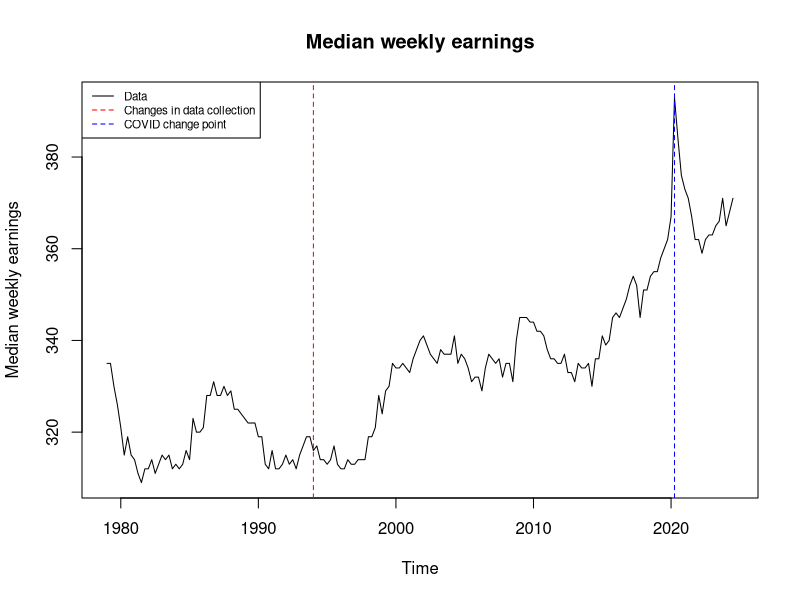
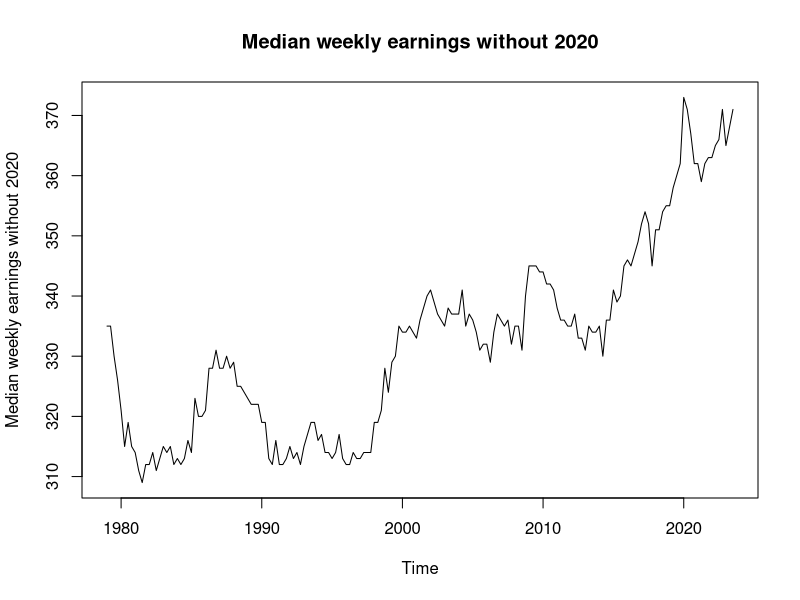
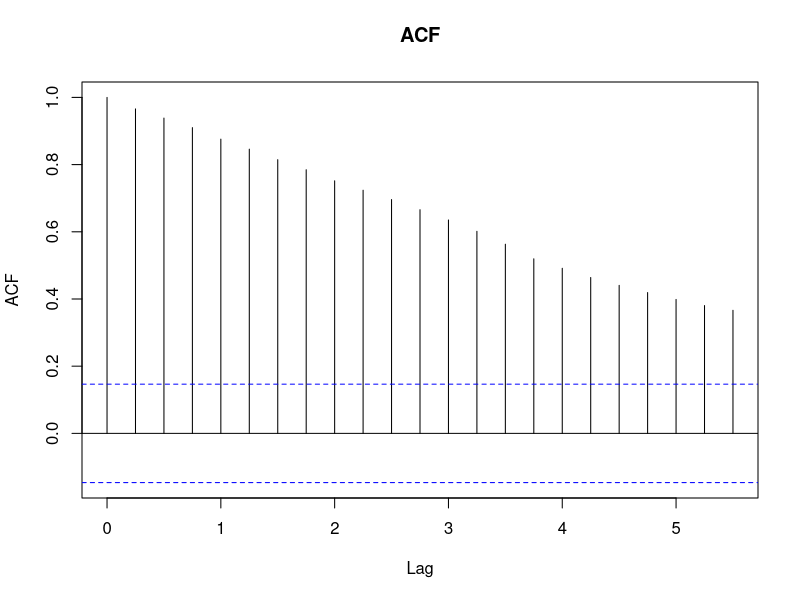
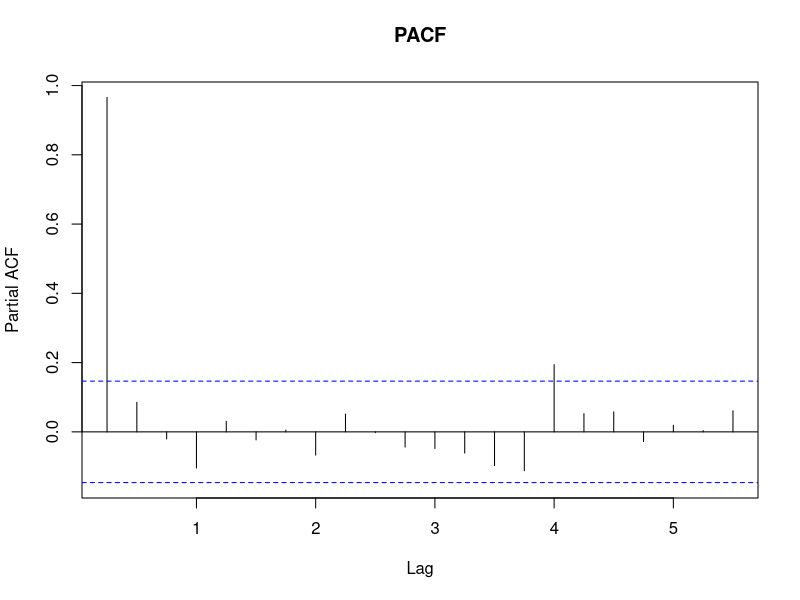
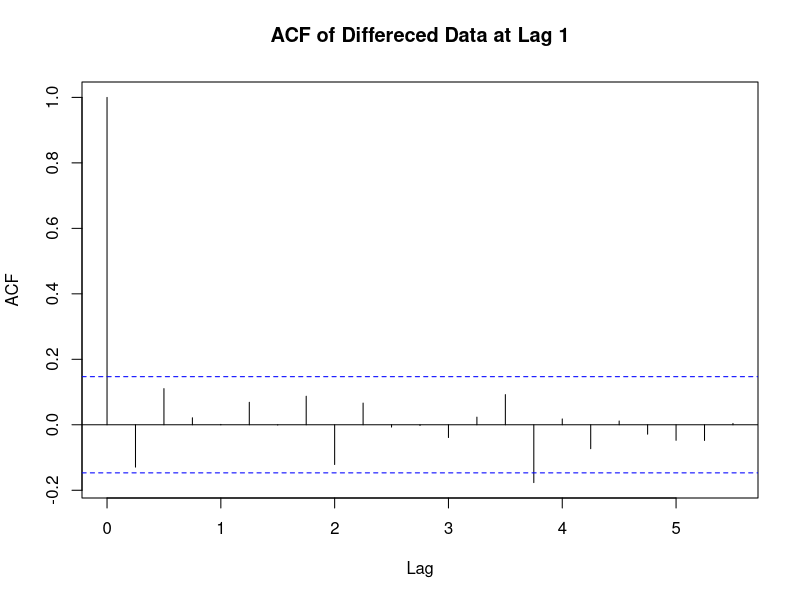
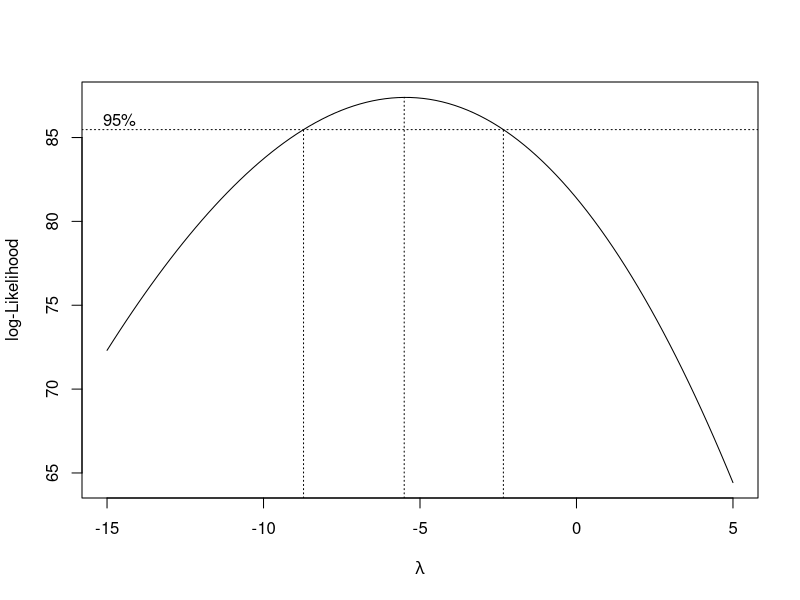
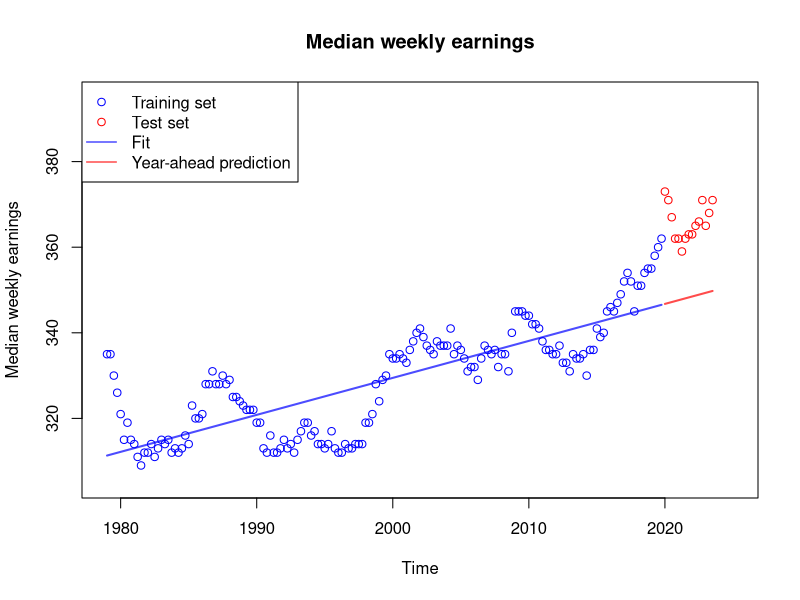
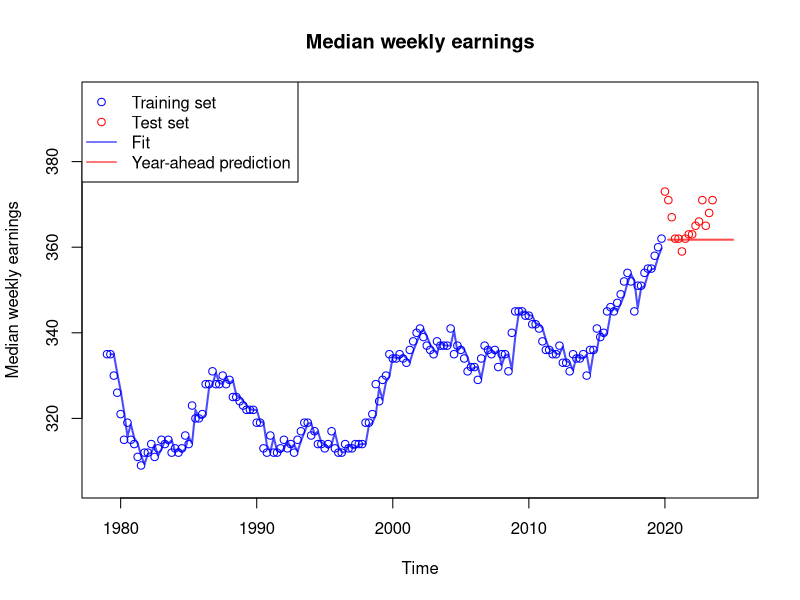

Write the R code that produced these figures, in order.
## ---- chunk 1
knitr::opts_chunk$set(echo = TRUE)
library(glmnet)
## ---- chunk 2
original_data <- ts(read.csv("LES1252881600Q.csv")["LES1252881600Q"], start = 1979, frequency = 4)
## ---- chunk 3
plot(original_data, xlab = "Time", ylab = "Median weekly earnings", main = "Median weekly earnings")

abline(v = 1994, col = "red", lty = "dashed")
abline(v = 2020 + 3/12, col = "blue", lty = "dashed")
legend("topleft", legend=c("Data", "Changes in data collection", "COVID change point"), 
       col=c("black", "red", "blue"), lty=c(1, 2, 2), cex=0.7)
## ---- chunk 4
time_index <- time(original_data)
data_without_2020 <- original_data[time_index < 2020 | time_index >= 2021]
# Create a new time series without 2020 and shifted up
no_2020_data <- ts(data_without_2020, start = 1979, frequency = 4)
data = no_2020_data
## ---- chunk 5
plot(data, xlab = "Time", ylab = "Median weekly earnings without 2020", main = "Median weekly earnings without 2020")
## ---- chunk 6
library(stats)
groups <- as.factor(c(rep(c(1:14), each = length(data) / 14), rep(15, 11)))
fligner.test(as.numeric(data), groups) 
## ---- chunk 7
acf(data, main = "ACF")
## ---- chunk 8
pacf(data, main = "PACF")
## ---- chunk 9
acf(diff(data), main = "ACF of Differeced Data at Lag 1")
## ---- chunk 10
library(MASS)
bx_model <- boxcox(as.numeric(data) ~ 1, lambda = seq(-15, 5, length=100))
opt_lambda <- bx_model$x[which.max(bx_model$y)]
transformed = (data)^opt_lambda
## ---- chunk 11
groups <-as.factor(c(rep(c(1:14), each = length(data) / 14), rep(15, 11)))
fligner.test(as.numeric(transformed), groups) 
## ---- chunk 12
train <- window(data, end = 2019+3/4)
test <- window(data, start = 2020)
## ---- chunk 13
set.seed(12)

model_APSEs = c()

poly.Time = poly(as.vector(time(data)), 15)
train_data_df = data.frame(Earnings = as.numeric(train), head(poly.Time, -15))
test_data_df = data.frame(Earnings = as.numeric(test), tail(poly.Time, 15))

X_train = as.matrix(train_data_df[, 2, drop = FALSE])
X_test = as.matrix(test_data_df[, 2, drop = FALSE])
lm_model = lm(train_data_df$Earnings ~ X_train)
fit = predict(lm_model, time(data))

b = lm_model$coefficients["(Intercept)"]
m = lm_model$coefficients["X_train"]

predictions = c()
for (x_val in X_test) {
  pred = m * x_val + b
  predictions = c(predictions, pred)
}

APSE_deg1 = mean((predictions - test_data_df$Earnings)^2)
plot(train, main = "Median weekly earnings",
     ylab = "Median weekly earnings", 
     xlim = c(1979, 2025), 
     ylim = c(305,395),
     col = "blue", type = "p")
legend('topleft', legend=c("Training set", "Test set", "Fit", 
                          "Year-ahead prediction"), 
       col=c("blue", "red", "blue", "red"), 
       lty=c(NA, NA, 1,1), pch = c(1, 1, NA, NA), cex=1)
points(test, col = "red")
lines(ts(start = 2020, predictions, frequency = 4), 
      col = adjustcolor('red', 0.7), lwd = 2)
lines(ts(start = 1979, fit, frequency = 4), 
      col = adjustcolor('blue', 0.7), lwd = 2)
## ---- chunk 14
plot(train, main = "Median weekly earnings",
     ylab = "Median weekly earnings", 
     xlim = c(1979, 2025), 
     ylim = c(305,395),
     col = "blue", type = "p")
points(test, col = "red")
legend('topleft', legend=c("Training set", "Test set", "Fit", 
                          "Year-ahead prediction"), 
       col=c("blue", "red", "blue", "red"), 
       lty=c(NA, NA, 1,1), pch = c(1, 1, NA, NA), cex=1)
model = HoltWinters(train, gamma = FALSE , beta = FALSE) 
es.train = model$fitted
HW.predict = predict(model, n.ahead=20 , prediction.interval = TRUE , level=0.95)
lines(ts(start = 1979 + 1/4, es.train[1:(length(train) - 1)], frequency = 4), 
      col = adjustcolor('blue', 0.7), lwd = 2)
lines(ts(start = 2020 + 1/4, HW.predict[,"fit"], frequency = 4), 
      col = adjustcolor('red', 0.7), lwd = 2)
APSE_exp = mean((test - HW.predict[,"fit"])^2)
## ---- chunk 15
plot(train, main = "Median weekly earnings",
     ylab = "Median weekly earnings", 
     xlim = c(1979, 2025), 
     ylim = c(305,395),
     col = "blue", type = "p")
points(test, col = "red")
legend('topleft', legend=c("Training set", "Test set", "Fit", 
                          "Year-ahead prediction"), 
       col=c("blue", "red", "blue", "red"), 
       lty=c(NA, NA, 1,1), pch = c(1, 1, NA, NA), cex=1)
model = HoltWinters(train, gamma = FALSE) 
es.train = model$fitted
HW.predict = predict(model, n.ahead=20 , prediction.interval = TRUE , level=0.95)
lines(ts(start = 1979 + 2/4, es.train[,"xhat"], frequency = 4), 
      col = adjustcolor('blue', 0.7), lwd = 2)
lines(ts(start = 2020 + 1/4, HW.predict[,"fit"], frequency = 4), 
      col = adjustcolor('red', 0.7), lwd = 2)
APSE_dbl_exp = mean((test - HW.predict[,"fit"])^2)
## ---- chunk 16
set.seed(12)

alpha_values = c(0, 0.5, 1)
Log.Lambda.Seq = c(seq(-15, -0.5, by = 0.1), seq(0, 10, by = 0.1))
Lambda.Seq = exp(Log.Lambda.Seq)

APSE_df = data.frame(alpha = numeric(), degree = integer(), APSE = numeric())

lamb_ridge = 10000
lamb_elas = 10000
lamb_lasso = 10000

for (a in alpha_values) {
  min_apse = 10000
  for (deg in 2:15) {
    X_train = as.matrix(train_data_df[2:(deg + 1)])
    Y_train = train_data_df$Earnings
    CV = cv.glmnet(x = X_train, y = Y_train, alpha = a, lambda = Lambda.Seq, nfolds = 10)
    lambda_1se = CV$lambda.1se
    model = glmnet(x = X_train, y = Y_train, alpha = a, lambda = lambda_1se)
    predictions = predict(model, newx = as.matrix(test_data_df[, 2:(deg + 1)]))
    APSE = mean((predictions - test_data_df$Earnings)^2)
    if (APSE < min_apse) {
      min_apse = APSE
      if (a == 0){
        lamb_ridge = lambda_1se
      } else if (a == 0.5){
        lamb_elas = lambda_1se
      } else {
        lamb_lasso = lambda_1se
      }
    }
    APSE_df = rbind(APSE_df, data.frame(alpha = a, degree = deg, APSE = APSE))
  }
}

par(mfrow = c(1, 3), mar = c(10, 2, 10, 2))
plot(APSE_df$degree[APSE_df$alpha == alpha_values[1]], APSE_df$APSE[APSE_df$alpha == alpha_values[1]], 
  type = "o", col = "blue", pch = 16, xlab = "Polynomial Degree", ylab = "APSE",
  main = "APSE vs Polynomial Degree\n for Alpha = 0")

plot(APSE_df$degree[APSE_df$alpha == alpha_values[2]], APSE_df$APSE[APSE_df$alpha == alpha_values[2]], 
  type = "o", col = "blue", pch = 16, xlab = "Polynomial Degree", ylab = "APSE",
  main = "APSE vs Polynomial Degree\n for Alpha = 0.5")

plot(APSE_df$degree[APSE_df$alpha == alpha_values[3]], APSE_df$APSE[APSE_df$alpha == alpha_values[3]], 
  type = "o", col = "blue", pch = 16, xlab = "Polynomial Degree", ylab = "APSE",
  main = "APSE vs Polynomial Degree\n for Alpha = 1")
## ---- chunk 17
set.seed(12)
observed = test_data_df$Earnings
X_train = as.matrix(train_data_df[, 2:6])
Y_train = train_data_df$Earnings
X_test = as.matrix(test_data_df[, 2:6])


lambda_1se1 = lamb_ridge
best_model_1 = glmnet(x = X_train, y = Y_train, alpha = 0, lambda = lambda_1se1)
fitted_values1 = predict(best_model_1, newx = X_test)

lambda_1se2 = lamb_elas
best_model_2 = glmnet(x = X_train, y = Y_train, alpha = 0.5, lambda = lambda_1se2)
fitted_values2 = predict(best_model_2, newx = X_test)

lambda_1se3 = lamb_lasso
best_model_3 = glmnet(x = X_train, y = Y_train, alpha = 1, lambda = lambda_1se3)
fitted_values3 = predict(best_model_3, newx = X_test)


APSE1 = mean((observed - fitted_values1)^2)
APSE2 = mean((observed - fitted_values2)^2)
APSE3 = mean((observed - fitted_values3)^2)

table = data.frame(
  Alpha = alpha_values,
  APSE = c(APSE1,APSE2,APSE3)
)
## ---- chunk 18
# nicely displaying the APSE values
library(knitr)
library(kableExtra)

table %>%
  kable(
    format = "latex",
    booktabs = TRUE,
    caption = "Alpha Values and APSE Results",
    digits = 4,
    col.names = c("Alpha", "APSE"),
    align = c("c", "c")
  ) %>%
  kable_styling(
    latex_options = c("hold_position"),
    position = "center",
    full_width = FALSE
  )
## ---- chunk 19
model_APSEs = c(APSE_deg1, APSE_exp, APSE_dbl_exp, APSE3)
model_types = c("Simple Linear Regression", "Exponential", "Double Exponential", "Elastic Net w/ alpha = 1")

APSE_table = data.frame(
  Model = model_types,
  APSE = model_APSEs
)

APSE_table %>%
  kable(
    format = "latex",
    booktabs = TRUE,
    caption = "Alpha Values and APSE Results",
    digits = 4,
    col.names = c("Model", "APSE"),
    align = c("c", "c")
  ) %>%
  kable_styling(
    latex_options = c("hold_position"),
    position = "center",
    full_width = FALSE
  )
## ---- chunk 20
# Exponential Smoothing (Single)
model_es <- HoltWinters(train, gamma = FALSE, beta = FALSE)

# Fitted values for Exponential Smoothing
es.train <- model_es$fitted[, "xhat"] 

#  residuals for Exponential Smoothing
residuals_exp <- train - es.train
par(mfrow= c(1, 2), mar = c(5, 2, 5, 2))
plot(
  residuals_exp,
  type = "l",
  main = "Residuals from \nExponential Smoothing",
  ylab = "Residuals",
  xlab = "Time"
)
abline(h = 0, col = "red", lty = 2)

acf(
  residuals_exp,
  main = "ACF of Residuals from \nExponential Smoothing",
  xlab = "Lag",
  ylab = "Autocorrelation"
)

# Caculating APSE 
es.forecast <- predict(model_es, n.ahead = length(test))  # Forecast for the test set
apse_es <- mean((test - es.forecast)^2)  # APSE for Single Exponential Smoothing
## ---- chunk 21
# Double Exponential Smoothing
model_des <- HoltWinters(train, gamma = FALSE) # Includes trend (beta)

des.train <- model_des$fitted[, "xhat"] 
# Calculate residuals for Double Exponential Smoothing
residuals_de <- train - des.train
par(mfrow= c(1, 2), mar = c(5, 2, 5, 2))
plot(
  residuals_de,
  type = "l",
  main = "Residuals from \nDouble Exponential Smoothing",
  ylab = "Residuals",
  xlab = "Time"
)
abline(h = 0, col = "red", lty = 2)

acf(
  residuals_de,
  main = "ACF of Residuals from \nDouble Exponential Smoothing",
  xlab = "Lag",
  ylab = "Autocorrelation"
)
## ---- chunk 22

train_fitted_values <- predict(best_model_3, newx = X_train)
train_residuals <- Y_train - train_fitted_values

#par(mfrow= c(1, 3), mar = c(5, 5, 4, 2))
# Plot residuals over time 
plot(
  train_residuals,
  type = "p",
  main = "Residuals Over Time",
  xlab = "Index",
  ylab = "Residuals",
  pch = 16,
  col = "blue"
)
abline(h = 0, col = "red", lty = 2)

## ---- chunk 23
# ACF plot of residuals
acf(
  train_residuals,
  main = "ACF of Residuals",
  xlab = "Lag",
  ylab = "Autocorrelation"
)
## ---- chunk 24
# PACF plot of residuals
pacf(
  train_residuals,
  main = "PACF of Residuals",
  xlab = "Lag",
  ylab = "Autocorrelation"
)
## ---- chunk 25
# Fitting these models
residuals_vec <- as.vector(train_residuals) 
residuals_ts <- ts(residuals_vec)

arima_101 <- arima(residuals_vec, order = c(1, 0, 1))
arima_100 <- arima(residuals_vec, order = c(1, 0, 0))
arima_001 <- arima(residuals_vec, order = c(0, 0, 1))
arima_002 <- arima(residuals_vec, order = c(0, 0, 2))
arima_102 <- arima(residuals_vec, order = c(1, 0, 2))
arima_103 <- arima(residuals_vec, order = c(1, 0, 3))
arima_109 <- arima(residuals_vec, order = c(1, 0, 9))

aic_values <- data.frame(
  Model = c("ARIMA(1,0,1)", "ARIMA(1,0,0)", "ARIMA(0,0,1)", 
            "ARIMA(0,0,2)", "ARIMA(1,0,2)", "ARIMA(1,0,3)", "ARIMA(1,0,9)"),
  AIC = c(AIC(arima_101), AIC(arima_100), AIC(arima_001), 
          AIC(arima_002), AIC(arima_102), AIC(arima_103), AIC(arima_109))
)

aic_values %>%
  kable(
    format = "latex",
    booktabs = TRUE,
    caption = "AIC of Different ARIMA Models",
    digits = 4,
    col.names = c("Model", "AIC"),
    align = c("c", "c")
  ) %>%
  kable_styling(
    latex_options = c("hold_position"),
    position = "center",
    full_width = FALSE
  )


## ---- chunk 26
best_bj_model <- arima_102  # ARIMA(1,0,2)

best_bj_model_residuals <- residuals(best_bj_model)

par(mfrow= c(1, 2), mar = c(5, 2, 5, 2))

ts.plot(best_bj_model_residuals, main = "Residuals of ARIMA(1,0,2) Model", ylab = "Residuals")
abline(h = 0, col = "red", lty = 2)

acf(best_bj_model_residuals, main = "ACF of Residuals for ARIMA(1,0,2) Model")
## ---- chunk 27
lasso_predictions <- predict(best_model_3, newx = X_test)  

arima_forecast <- predict(best_bj_model, n.ahead = nrow(X_test))  # ARIMA(1,0,2) forecasts
arima_pred =  arima_forecast$pred

final_forecast <- lasso_predictions + arima_pred  # Combine lasso and ARIMA
observed_test <- test_data_df$Earnings  # Actual test set values

final_forecast_vec = as.vector(final_forecast)
observed_test_vec = as.vector(observed_test)

apse_forecast <- mean((observed_test_vec - final_forecast_vec)^2)  

#print(paste("APSE for the Lasso + ARIMA(1,0,2) model on the test set:", apse_forecast))
## ---- chunk 28
plot(original_data, main = "Median weekly earnings",
     ylab = "Median weekly earnings", 
     xlim = c(1979, 2027), 
     ylim = c(305,410),
     col = "blue", type = "p")
legend('topleft', legend=c("Training set", "Test set", "Fit", 
                          "Year-ahead prediction"), 
       col=c("blue", "red", "blue", "red"), 
       lty=c(NA, NA, 1,1), pch = c(1, 1, NA, NA), cex=1)
model = HoltWinters(data, beta = TRUE, gamma = FALSE) 
es.train = model$fitted
HW.predict = predict(model, n.ahead=4 , prediction.interval = TRUE , level=0.95)
lines(ts(start = 1979 + 2/4, es.train[,"xhat"], frequency = 4), 
      col = adjustcolor('orange', 0.7), lwd = 2)
lines(ts(start = 2025 + 1/4, HW.predict[,"fit"], frequency = 4), 
      col = adjustcolor('red', 0.7), lwd = 2)

lines(ts(start = 2025 + 1/4, HW.predict[,"upr"], frequency = 4), 
      col = adjustcolor('red', 0.7), lwd = 1, lty = 2)
lines(ts(start = 2025 + 1/4, HW.predict[,"lwr"], frequency = 4), 
      col = adjustcolor('red', 0.7), lwd = 1, lty = 2)

predict_table = data.frame(
  Time = c("2024 Q4","2025 Q1","2025 Q2","2025 Q3"),
  Prediction = HW.predict[,"fit"]
)

predict_table %>%
  kable(
    format = "latex",
    booktabs = TRUE,
    caption = "Prediction for Next Year",
    digits = 4,
    col.names = c("Time", "Prediction Values"),
    align = c("c", "c")
  ) %>%
  kable_styling(
    latex_options = c("hold_position"),
    position = "center",
    full_width = FALSE
  )
